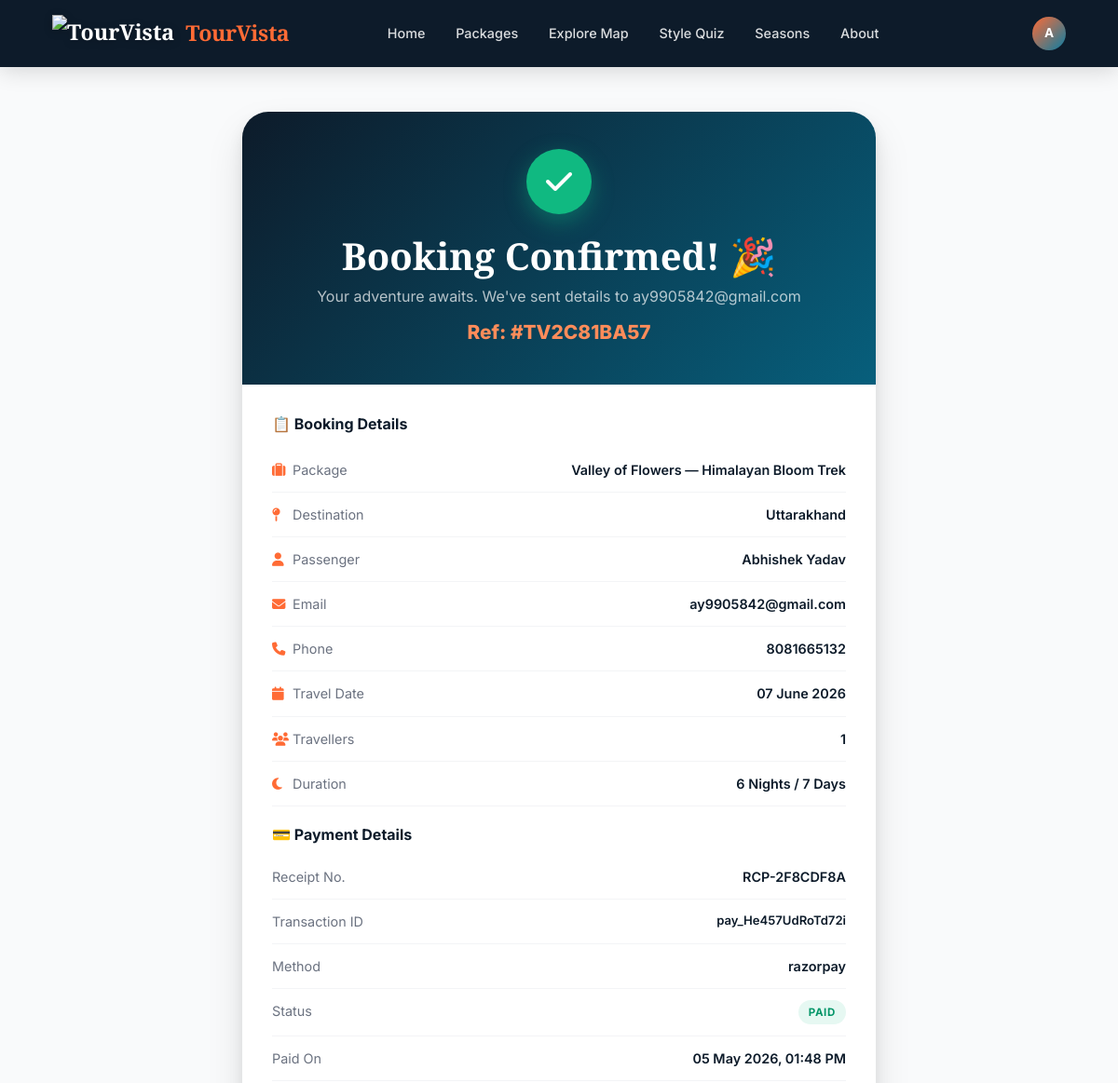
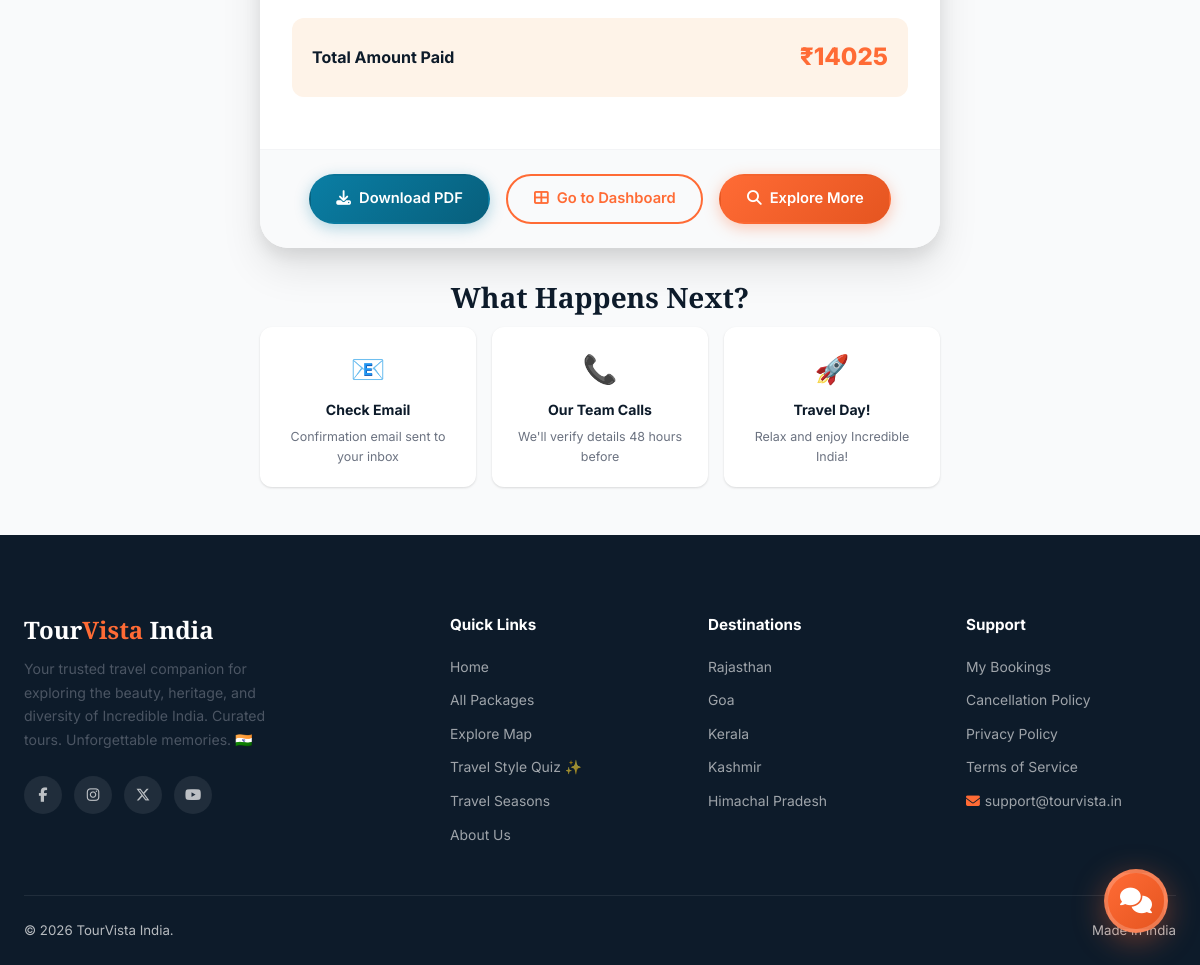
The app's page /bookings/receipt/TV2C81BA57/ (signed in) with its own data (2 pictures, top to bottom).
### bookings/models.py (models this page shows, shortened)
class Booking(models.Model):
    booking_ref = models.CharField(max_length=12, unique=True, blank=True)
    user = models.ForeignKey(User, on_delete=models.CASCADE, related_name='bookings')
    package = models.ForeignKey(TourPackage, on_delete=models.CASCADE, related_name='bookings')
    first_name = models.CharField(max_length=50)
    last_name = models.CharField(max_length=50)
    email = models.EmailField()
    phone = models.CharField(max_length=15)
    num_travellers = models.PositiveIntegerField(default=1)
    travel_date = models.DateField()
    special_requests = models.TextField(blank=True)
    price_per_person = models.DecimalField(max_digits=10, decimal_places=2)
    total_amount = models.DecimalField(max_digits=12, decimal_places=2)
    status = models.CharField(max_length=20, choices=BOOKING_STATUS, default='pending')
    created_at = models.DateTimeField(auto_now_add=True)
    updated_at = models.DateTimeField(auto_now=True)
    class Meta:
        ordering = ['-created_at']
        indexes = [
            models.Index(fields=['status']),
            models.Index(fields=['created_at']),
            models.Index(fields=['travel_date']),
        ]
    @property
    def full_name(self):
        return f"{self.first_name} {self.last_name}"

class Payment(models.Model):
    booking = models.OneToOneField(Booking, on_delete=models.CASCADE, related_name='payment')
    amount = models.DecimalField(max_digits=12, decimal_places=2)
    method = models.CharField(max_length=20, choices=PAYMENT_METHOD, default='upi')
    status = models.CharField(max_length=20, choices=PAYMENT_STATUS, default='pending')
    transaction_id = models.CharField(max_length=100, unique=True, blank=True)
    card_last4 = models.CharField(max_length=4, blank=True)
    upi_id = models.CharField(max_length=100, blank=True)
    paid_at = models.DateTimeField(null=True, blank=True)
    receipt_number = models.CharField(max_length=20, unique=True, blank=True)

### core/models.py (models this page shows, shortened)
class TourPackage(models.Model):
    title = models.CharField(max_length=255)
    slug = models.SlugField(unique=True, blank=True)
    destination = models.ForeignKey(Destination, on_delete=models.SET_NULL, null=True, blank=True)
    state = models.CharField(max_length=50, choices=INDIAN_STATES, default='rajasthan')
    description = models.TextField()
    highlights = models.TextField(blank=True, help_text="One highlight per line")
    itinerary = models.TextField(blank=True, help_text="Day-wise itinerary")
    inclusions = models.TextField(blank=True)
    exclusions = models.TextField(blank=True)
    duration_days = models.PositiveIntegerField(default=3)
    max_group_size = models.PositiveIntegerField(default=20)
    price_per_person = models.DecimalField(max_digits=10, decimal_places=2)
    discount_percent = models.PositiveIntegerField(default=0)
    difficulty = models.CharField(max_length=20, choices=DIFFICULTY_LEVELS, default='easy')
    best_season = models.CharField(max_length=20, choices=SEASONS, default='all')
    transportation = models.CharField(max_length=30, choices=TRANSPORT_CHOICES, default='flight')
    accommodation = models.CharField(max_length=30, choices=ACCOMMODATION_CHOICES, default='hotel')
    hotel_name = models.CharField(max_length=255, blank=True, help_text="Specific hotel name, e.g. Taj Lake Palace")
    hotel_star_rating = models.PositiveIntegerField(
        null=True, blank=True,
        choices=[(i, f'{i} Star') for i in range(1, 6)],
        help_text="Hotel star rating 1–5"
    )
    transport_details = models.CharField(max_length=255, blank=True, help_text="e.g. Indigo Flight + Private Innova Crysta")
    main_image = models.ImageField(upload_to='packages/', null=True, blank=True)
    image_2 = models.ImageField(upload_to='packages/', null=True, blank=True)
    image_3 = models.ImageField(upload_to='packages/', null=True, blank=True)
    image_4 = models.ImageField(upload_to='packages/', null=True, blank=True)
    is_featured = models.BooleanField(default=False)
    is_active = models.BooleanField(default=True)
    created_at = models.DateTimeField(auto_now_add=True)
    updated_at = models.DateTimeField(auto_now=True)
    city_name = models.CharField(max_length=100, blank=True, help_text="City name for weather API (e.g. Jaipur)")
    class Meta:
        ordering = ['-is_featured', '-created_at']
        indexes = [
            models.Index(fields=['is_active']),
            models.Index(fields=['state']),
            models.Index(fields=['price_per_person']),
            models.Index(fields=['is_featured', 'created_at']),
            models.Index(fields=['is_active', 'state']),
            models.Index(fields=['difficulty']),
            models.Index(fields=['best_season']),
        ]
    @property
    def nights(self):
        return self.duration_days - 1

### bookings/views.py (the view)
# urls.py: path('receipt/<str:booking_ref>/', views.receipt_view, name='receipt'),
@login_required
def receipt_view(request, booking_ref):
    booking = get_object_or_404(Booking, booking_ref=booking_ref, user=request.user)
    try:
        payment = booking.payment
    except Payment.DoesNotExist:
        payment = None
    context = {
        'booking': booking,
        'payment': payment,
        'package': booking.package,
    }
    return render(request, 'bookings/receipt.html', context)

### templates/bookings/receipt.html (shortened to what this page needs)
{% extends 'base.html' %}
{% load static %}
{% block content %}
<div class="receipt-page">
  <div class="container">
    <div id="confetti-container" style="position:fixed;top:0;left:0;width:100%;height:100%;pointer-events:none;z-index:9999"></div>
    <div class="receipt-card">
      <div class="receipt-header">
        <div class="check-icon"><i class="fas fa-check"></i></div>
        <h2>Booking Confirmed! 🎉</h2>
        <p>Your adventure awaits. We've sent details to {{ booking.email }}</p>
        <div class="receipt-ref">Ref: #{{ booking.booking_ref }}</div>
      </div>
      <div class="receipt-body">
        <h3 style="font-family:var(--font-body);font-size:1rem;font-weight:700;color:var(--navy);margin-bottom:1rem">
          📋 Booking Details
        </h3>
        <div class="receipt-row">
          <span class="label"><i class="fas fa-suitcase" style="width:18px;color:var(--saffron)"></i> Package</span>
          <span class="value">{{ booking.package.title }}</span>
        </div>
        <div class="receipt-row">
          <span class="label"><i class="fas fa-map-pin" style="width:18px;color:var(--saffron)"></i> Destination</span>
          <span class="value">{{ booking.package.get_state_display }}</span>
        </div>
        <div class="receipt-row">
          <span class="label"><i class="fas fa-user" style="width:18px;color:var(--saffron)"></i> Passenger</span>
          <span class="value">{{ booking.full_name }}</span>
        </div>
        <div class="receipt-row">
          <span class="label"><i class="fas fa-envelope" style="width:18px;color:var(--saffron)"></i> Email</span>
          <span class="value">{{ booking.email }}</span>
        </div>
        <div class="receipt-row">
          <span class="label"><i class="fas fa-phone" style="width:18px;color:var(--saffron)"></i> Phone</span>
          <span class="value">{{ booking.phone }}</span>
        </div>
        <div class="receipt-row">
          <span class="label"><i class="fas fa-calendar" style="width:18px;color:var(--saffron)"></i> Travel Date</span>
          <span class="value">{{ booking.travel_date|date:"d F Y" }}</span>
        </div>
        <div class="receipt-row">
          <span class="label"><i class="fas fa-users" style="width:18px;color:var(--saffron)"></i> Travellers</span>
          <span class="value">{{ booking.num_travellers }}</span>
        </div>
        <div class="receipt-row">
          <span class="label"><i class="fas fa-moon" style="width:18px;color:var(--saffron)"></i> Duration</span>
          <span class="value">{{ booking.package.nights }} Nights / {{ booking.package.duration_days }} Days</span>
        </div>
        {% if payment %}
        <h3 style="font-family:var(--font-body);font-size:1rem;font-weight:700;color:var(--navy);margin:1.25rem 0 .75rem">
          💳 Payment Details
        </h3>
        <div class="receipt-row">
          <span class="label">Receipt No.</span>
          <span class="value">{{ payment.receipt_number }}</span>
        </div>
        <div class="receipt-row">
          <span class="label">Transaction ID</span>
          <span class="value" style="font-size:.82rem">{{ payment.transaction_id }}</span>
        </div>
        <div class="receipt-row">
          <span class="label">Method</span>
          <span class="value">{{ payment.get_method_display }}</span>
        </div>
        <div class="receipt-row">
          <span class="label">Status</span>
          <span class="value"><span class="status-badge confirmed">Paid</span></span>
        </div>
        {% if payment.paid_at %}
        <div class="receipt-row">
          <span class="label">Paid On</span>
          <span class="value">{{ payment.paid_at|date:"d M Y, h:i A" }}</span>
        </div>
        {% endif %}
        {% endif %}
        <div class="receipt-total">
          <span class="label">Total Amount Paid</span>
          <span class="value">₹{{ booking.total_amount|floatformat:0 }}</span>
        </div>
      </div>
      <div class="receipt-footer">
        <a href="{% url 'bookings:download_receipt' booking.booking_ref %}" class="btn btn-teal">
          <i class="fas fa-download"></i> Download PDF
        </a>
        <a href="{% url 'accounts:dashboard' %}" class="btn btn-outline">
          <i class="fas fa-th-large"></i> Go to Dashboard
        </a>
        <a href="{% url 'core:packages' %}" class="btn btn-primary">
          <i class="fas fa-search"></i> Explore More
        </a>
      </div>
    </div>
    <div style="max-width:680px;margin:2rem auto 0;text-align:center">
      <h3 style="color:var(--navy);margin-bottom:.75rem">What Happens Next?</h3>
      <div style="display:grid;grid-template-columns:repeat(3,1fr);gap:1rem;text-align:center">
        {% for item in "123" %}
        <div style="background:white;border-radius:var(--radius);padding:1.25rem;box-shadow:var(--shadow-sm)">
          <div style="font-size:1.75rem;margin-bottom:.5rem">{% cycle '📧' '📞' '🚀' %}</div>
          <div style="font-weight:700;color:var(--navy);font-size:.88rem;margin-bottom:.3rem">{% cycle 'Check Email' 'Our Team Calls' 'Travel Day!' %}</div>
          <div style="font-size:.78rem;color:var(--gray-500)">{% cycle 'Confirmation email sent to your inbox' 'We\'ll verify details 48 hours before' 'Relax and enjoy Incredible India!' %}</div>
        </div>
        {% endfor %}
      </div>
    </div>
  </div>
</div>
{% endblock %}

### templates/base.html (shortened to what this page needs)
{% load static %}
<!DOCTYPE html>
<html lang="en">
<head>
  <link rel="stylesheet" href="https://cdnjs.cloudflare.com/ajax/libs/font-awesome/6.5.1/css/all.min.css">
  <link rel="stylesheet" href="{% static 'css/style.css' %}">
  <link rel="stylesheet" href="https://unpkg.com/leaflet@1.9.4/dist/leaflet.css">
  <link rel="stylesheet" href="https://unpkg.com/aos@2.3.1/dist/aos.css">
</head>
<body>
  <nav class="navbar {% block navbar_class %}solid{% endblock %}" id="main-navbar">
    <div class="container" style="display:flex;align-items:center;width:100%;gap:2rem">
      <a href="{% url 'core:home' %}" class="nav-brand" style="display:flex;align-items:center;gap:.75rem">
        <img src="{% static 'img/logo.png' %}" alt="TourVista"
          style="height:40px;width:auto;filter:drop-shadow(0 2px 4px rgba(0,0,0,.2))">
        <span style="font-family:'Playfair Display',serif;font-weight:700;letter-spacing:-0.02em">Tour<span
            style="color:var(--saffron)">Vista</span></span>
      </a>
      <div class="nav-links">
        <a href="{% url 'core:home' %}" {% if request.resolver_match.url_name == 'home' %}class="active" {% endif %}>Home</a>
        <a href="{% url 'core:packages' %}" {% if 'package' in request.resolver_match.url_name %}class="active" {% endif %}>Packages</a>
        <a href="{% url 'core:explore_map' %}">Explore Map</a>
        <a href="{% url 'features:quiz' %}" {% if request.resolver_match.url_name == 'quiz' %}class="active" {% endif %}>Style Quiz</a>
        <a href="{% url 'core:seasons' %}">Seasons</a>
        <a href="{% url 'core:about' %}">About</a>
      </div>
      <div class="nav-actions" style="margin-left:auto;flex-shrink:0">
        {% if user.is_authenticated %}
        <div class="nav-dropdown">
          <div class="nav-avatar" title="{{ user.username }}">
            {% if user.first_name %}{{ user.first_name.0|upper }}{% else %}{{ user.username.0|upper }}{% endif %}
          </div>
        </div>
        {% else %}
        <a href="{% url 'accounts:login' %}" class="btn btn-outline btn-sm"
          style="color:white;border-color:rgba(255,255,255,.4)">Login</a>
        <a href="{% url 'accounts:register' %}" class="btn btn-primary btn-sm">Sign Up Free</a>
        {% endif %}
      </div>
    </div>
  </nav>
  {% block content %}{% endblock %}
  <footer class="footer">
    <div class="container">
      <div class="footer-grid">
        <div class="footer-brand">
          <h3>Tour<span>Vista</span> India</h3>
          <p>Your trusted travel companion for exploring the beauty, heritage, and diversity of Incredible India.
            Curated tours. Unforgettable memories. 🇮🇳</p>
          <div class="footer-social">
            <a href="#" aria-label="Facebook"><i class="fab fa-facebook-f"></i></a>
            <a href="#" aria-label="Instagram"><i class="fab fa-instagram"></i></a>
            <a href="#" aria-label="Twitter"><i class="fab fa-x-twitter"></i></a>
            <a href="#" aria-label="YouTube"><i class="fab fa-youtube"></i></a>
          </div>
        </div>
        <div class="footer-col">
          <h4>Quick Links</h4>
          <ul>
            <li><a href="{% url 'core:home' %}">Home</a></li>
            <li><a href="{% url 'core:packages' %}">All Packages</a></li>
            <li><a href="{% url 'core:explore_map' %}">Explore Map</a></li>
            <li><a href="{% url 'features:quiz' %}">Travel Style Quiz ✨</a></li>
            <li><a href="{% url 'core:seasons' %}">Travel Seasons</a></li>
            <li><a href="{% url 'core:about' %}">About Us</a></li>
          </ul>
        </div>
        <div class="footer-col">
          <h4>Destinations</h4>
          <ul>
            <li><a href="{% url 'core:packages' %}?state=rajasthan">Rajasthan</a></li>
            <li><a href="{% url 'core:packages' %}?state=goa">Goa</a></li>
            <li><a href="{% url 'core:packages' %}?state=kerala">Kerala</a></li>
            <li><a href="{% url 'core:packages' %}?state=kashmir">Kashmir</a></li>
            <li><a href="{% url 'core:packages' %}?state=himachal_pradesh">Himachal Pradesh</a></li>
          </ul>
        </div>
        <div class="footer-col">
          <h4>Support</h4>
          <ul>
            <li><a href="{% url 'accounts:dashboard' %}">My Bookings</a></li>
            <li><a href="#">Cancellation Policy</a></li>
            <li><a href="#">Privacy Policy</a></li>
            <li><a href="#">Terms of Service</a></li>
            <li><a href="mailto:support@tourvista.in"><i class="fas fa-envelope"
                  style="margin-right:.3rem;color:#FF6B35"></i>support@tourvista.in</a></li>
          </ul>
        </div>
      </div>
      <div class="footer-bottom">
        <span>© {% now "Y" %} TourVista India.</span>
        <span>Made in India </span>
      </div>
    </div>
  </footer>
  <div class="chatbot-bubble">
    <button class="chatbot-toggle" id="chatbot-toggle" aria-label="Open chat assistant" aria-expanded="false">
      <i class="fas fa-comments"></i>
    </button>
  </div>
</body>
</html>

### records on screen
Booking: email "ay9905842@gmail.com", booking_ref "TV2C81BA57", package "Valley of Flowers — Himalayan Bloom Trek", package.state "Uttarakhand", full_name "Abhishek Yadav", phone "8081665132", travel_date "07 June 2026", num_travellers "1", package.nights "6", package.duration_days "7", total_amount "14025"
Payment: receipt_number "RCP-2F8CDF8A", transaction_id "pay_He457UdRoTd72i", method "razorpay", paid_at "05 May 2026, 01:48 PM"

### other values on screen
{{ user.first_name.0|upper }} "A"
